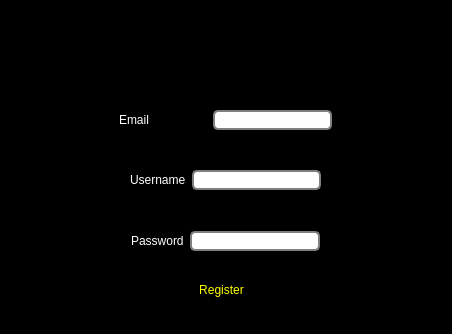
<?xml version="1.0" encoding="UTF-8"?>
<ui version="4.0">
 <class>Register</class>
 <widget class="QDialog" name="Register">
  <property name="geometry">
   <rect>
    <x>0</x>
    <y>0</y>
    <width>452</width>
    <height>334</height>
   </rect>
  </property>
  <property name="windowTitle">
   <string>Singup</string>
  </property>
  <property name="styleSheet">
   <string notr="true">background-color: rgb(0, 0, 0);</string>
  </property>
  <widget class="QPushButton" name="pushButton">
   <property name="geometry">
    <rect>
     <x>1</x>
     <y>1</y>
     <width>441</width>
     <height>91</height>
    </rect>
   </property>
   <property name="styleSheet">
    <string notr="true"> QPushButton{

background: transparent;
 border: none;

	font: 12pt &quot;Algerian&quot;;
color: rgb(85, 0, 255);
}

QPushButton:pressed
 { background: green;
 color: black; font:
 bold 10px;
 }</string>
   </property>
   <property name="text">
    <string/>
   </property>
   <property name="icon">
    <iconset resource="image.qrc">
     <normaloff>:/Image/add-friend.png</normaloff>:/Image/add-friend.png</iconset>
   </property>
   <property name="iconSize">
    <size>
     <width>100</width>
     <height>100</height>
    </size>
   </property>
  </widget>
  <widget class="QLabel" name="label_5">
   <property name="geometry">
    <rect>
     <x>121</x>
     <y>11</y>
     <width>19</width>
     <height>59</height>
    </rect>
   </property>
   <property name="text">
    <string/>
   </property>
  </widget>
  <widget class="QWidget" name="">
   <property name="geometry">
    <rect>
     <x>120</x>
     <y>270</y>
     <width>202</width>
     <height>41</height>
    </rect>
   </property>
   <layout class="QHBoxLayout" name="horizontalLayout_4">
    <item>
     <spacer name="horizontalSpacer_7">
      <property name="orientation">
       <enum>Qt::Horizontal</enum>
      </property>
      <property name="sizeHint" stdset="0">
       <size>
        <width>40</width>
        <height>20</height>
       </size>
      </property>
     </spacer>
    </item>
    <item>
     <widget class="QPushButton" name="Register_2">
      <property name="styleSheet">
       <string notr="true"> QPushButton{
	color: rgb(255, 255, 0);

background: transparent;
 border: none;

	font: 20pt &quot;Algerian&quot;;

}

QPushButton:pressed
 { background: green;
 color: black; font:
 bold 10px;
 }</string>
      </property>
      <property name="text">
       <string>Register</string>
      </property>
     </widget>
    </item>
    <item>
     <spacer name="horizontalSpacer_8">
      <property name="orientation">
       <enum>Qt::Horizontal</enum>
      </property>
      <property name="sizeHint" stdset="0">
       <size>
        <width>40</width>
        <height>20</height>
       </size>
      </property>
     </spacer>
    </item>
   </layout>
  </widget>
  <widget class="QWidget" name="">
   <property name="geometry">
    <rect>
     <x>0</x>
     <y>110</y>
     <width>451</width>
     <height>141</height>
    </rect>
   </property>
   <layout class="QVBoxLayout" name="verticalLayout">
    <item>
     <layout class="QHBoxLayout" name="horizontalLayout_3">
      <item>
       <spacer name="horizontalSpacer">
        <property name="orientation">
         <enum>Qt::Horizontal</enum>
        </property>
        <property name="sizeHint" stdset="0">
         <size>
          <width>40</width>
          <height>20</height>
         </size>
        </property>
       </spacer>
      </item>
      <item>
       <widget class="QLabel" name="label_3">
        <property name="styleSheet">
         <string notr="true">font: 16pt &quot;Algerian&quot;;
color: rgb(255, 255, 255);
</string>
        </property>
        <property name="text">
         <string>Email</string>
        </property>
       </widget>
      </item>
      <item>
       <widget class="QLabel" name="label_6">
        <property name="styleSheet">
         <string notr="true">color: rgb(0, 0, 0);</string>
        </property>
        <property name="text">
         <string>TextLabel</string>
        </property>
       </widget>
      </item>
      <item>
       <widget class="QLineEdit" name="email">
        <property name="styleSheet">
         <string notr="true">QLineEdit {  border: 2px solid gray;
	font: 87 10pt &quot;Arial Black&quot;;
	color: rgb(0, 0, 0);
	background-color: rgb(255, 255, 255);

border-radius: 5px;}</string>
        </property>
       </widget>
      </item>
      <item>
       <spacer name="horizontalSpacer_2">
        <property name="orientation">
         <enum>Qt::Horizontal</enum>
        </property>
        <property name="sizeHint" stdset="0">
         <size>
          <width>40</width>
          <height>20</height>
         </size>
        </property>
       </spacer>
      </item>
     </layout>
    </item>
    <item>
     <spacer name="verticalSpacer">
      <property name="orientation">
       <enum>Qt::Vertical</enum>
      </property>
      <property name="sizeHint" stdset="0">
       <size>
        <width>20</width>
        <height>40</height>
       </size>
      </property>
     </spacer>
    </item>
    <item>
     <layout class="QHBoxLayout" name="horizontalLayout">
      <item>
       <spacer name="horizontalSpacer_3">
        <property name="orientation">
         <enum>Qt::Horizontal</enum>
        </property>
        <property name="sizeHint" stdset="0">
         <size>
          <width>40</width>
          <height>20</height>
         </size>
        </property>
       </spacer>
      </item>
      <item>
       <widget class="QLabel" name="label">
        <property name="styleSheet">
         <string notr="true">font: 16pt &quot;Algerian&quot;;
color: rgb(255, 255, 255);
</string>
        </property>
        <property name="text">
         <string>Username</string>
        </property>
       </widget>
      </item>
      <item>
       <widget class="QLineEdit" name="user_name_line">
        <property name="styleSheet">
         <string notr="true">QLineEdit {  border: 2px solid gray;
	color: rgb(0, 0, 0);
	background-color: rgb(255, 255, 255);
	font: 87 10pt &quot;Arial Black&quot;;
border-radius: 5px;}</string>
        </property>
       </widget>
      </item>
      <item>
       <spacer name="horizontalSpacer_4">
        <property name="orientation">
         <enum>Qt::Horizontal</enum>
        </property>
        <property name="sizeHint" stdset="0">
         <size>
          <width>40</width>
          <height>20</height>
         </size>
        </property>
       </spacer>
      </item>
     </layout>
    </item>
    <item>
     <spacer name="verticalSpacer_2">
      <property name="orientation">
       <enum>Qt::Vertical</enum>
      </property>
      <property name="sizeHint" stdset="0">
       <size>
        <width>20</width>
        <height>40</height>
       </size>
      </property>
     </spacer>
    </item>
    <item>
     <layout class="QHBoxLayout" name="horizontalLayout_2">
      <item>
       <spacer name="horizontalSpacer_5">
        <property name="orientation">
         <enum>Qt::Horizontal</enum>
        </property>
        <property name="sizeHint" stdset="0">
         <size>
          <width>40</width>
          <height>20</height>
         </size>
        </property>
       </spacer>
      </item>
      <item>
       <widget class="QLabel" name="label_2">
        <property name="styleSheet">
         <string notr="true">font: 16pt &quot;Algerian&quot;;
color: rgb(255, 255, 255);
</string>
        </property>
        <property name="text">
         <string>Password</string>
        </property>
       </widget>
      </item>
      <item>
       <widget class="QLineEdit" name="pass_line">
        <property name="styleSheet">
         <string notr="true">QLineEdit {  border: 2px solid gray;
	color: rgb(0, 0, 0);
	background-color: rgb(255, 255, 255);
	font: 87 10pt &quot;Arial Black&quot;;
border-radius: 5px;}</string>
        </property>
       </widget>
      </item>
      <item>
       <spacer name="horizontalSpacer_6">
        <property name="orientation">
         <enum>Qt::Horizontal</enum>
        </property>
        <property name="sizeHint" stdset="0">
         <size>
          <width>40</width>
          <height>20</height>
         </size>
        </property>
       </spacer>
      </item>
     </layout>
    </item>
   </layout>
  </widget>
 </widget>
 <resources>
  <include location="image.qrc"/>
 </resources>
 <connections/>
</ui>
